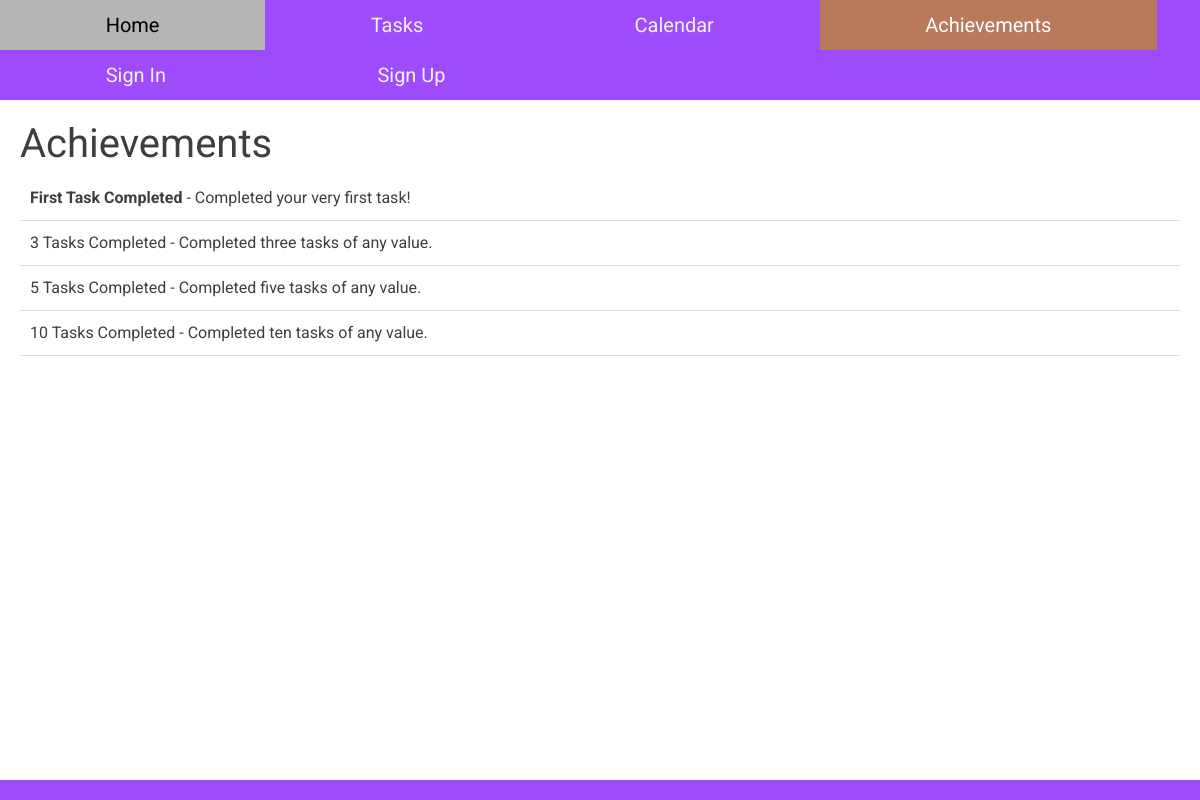
/achievements/ (signed in), run on an earlier commit of the app's database.
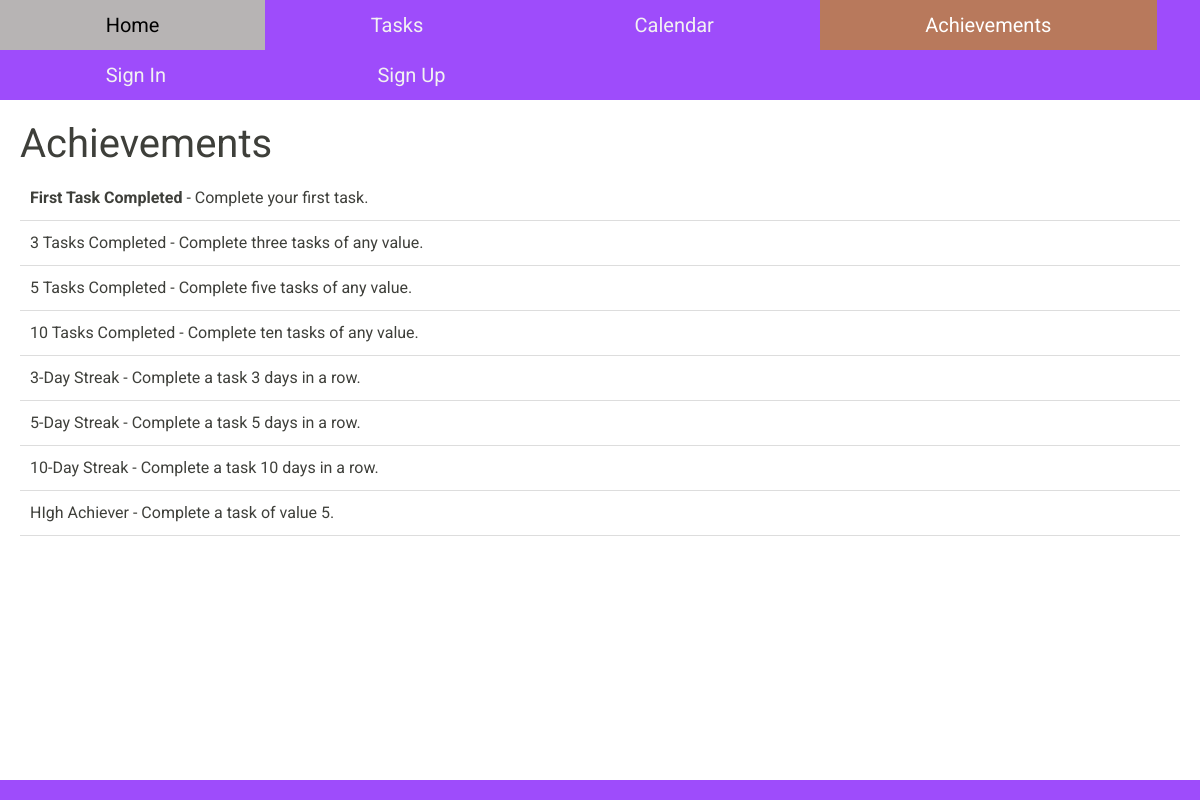
And on a later commit of the database.
### achievements/models.py (models this page shows, shortened)
class Achievement(models.Model):
    name = models.CharField(max_length=255)
    description = models.TextField(default="Completed a task.")
    earned = models.BooleanField(default=False)
    earned_on = models.DateTimeField(default=timezone.now)
    user = models.ManyToManyField(User, related_name='achievements', blank=True)

### achievements/views.py (the view)
# urls.py: path('', views.achievements, name='achievements'),
@login_required(login_url = "signin/")
def achievements(request):
    achievements = Achievement.objects.all()
    user_achievements = request.user.achievements.all()
    context = {
        'achievements': achievements,
        'user_achievements': user_achievements
    }
    return render(request, 'all_achievements.html', context)

### achievements/templates/all_achievements.html (shortened to what this page needs)
{%extends "base.html"%}
{% block content %}
<div class="achievements-wrapper">
<h1>Achievements</h1>
    <ul>
        {% for achievement in achievements %}
        <li>
            {% if achievement in user_achievements %}
                <strong>{{ achievement.name }}</strong> - {{ achievement.description }}
            {% else %}
                {{ achievement.name }} - {{ achievement.description }}
            {% endif %}
        </li>
    {% empty %}
        <li>No achievements available.</li>
    {% endfor %}
    </ul>
</div>
{%endblock%}

### main/templates/base.html (shortened to what this page needs)
<!DOCTYPE html>
<html>
<head>
  <link rel='stylesheet' type="text/css" href="https://bootswatch.com/5/sandstone/bootstrap.min.css">
</head>
<body>
    <div class="topnav">
        <a class="{% if request.path == '/' %}active{% endif %}" href="{% url 'home' %}">Home</a>
        <a class="{% if request.path == '/tasks/' %}active{% endif %}" href="{% url 'tasks:index' %}">Tasks</a>
        <a class="{% if request.path == '/calendar/' %}active{% endif %}" href="{% url 'calendar' %}">Calendar</a>
        <a class="{% if request.path == '/achievements/' %}active{% endif %}" href="{% url 'achievements' %}">Achievements</a>
        <a class="{% if request.path == '/currentuser/' %}active{% endif %}" href="{% url 'currentuser' %}">Sign In</a>
        <a class="{% if request.path == '/newuser/' %}active{% endif %}" href="{% url 'newuser' %}">Sign Up</a>
    </div>
{% block content %}
{% endblock %}
<div class="footer-bar">
</div>
</body>
</html>

### main/templates/base.html (style rules this page uses)
.topnav { background-color: rgb(158, 76, 251); overflow: hidden; }
.topnav a { float: left; color: #f2f2f2; text-align: center; padding: 10px 105.65px; text-decoration: none; font-size: 20px; }
.topnav a.active { background-color: rgb(184, 121, 92); color: white; }
.footer-bar { background-color: #9e4cfb; color: white; text-align: center; padding: 10px; position: fixed; bottom: 0; left: 0; width: 100%; z-index: 1000; }
body { padding-bottom: 50px; }

### achievements/templates/all_achievements.html (style rules this page uses)
.achievements-wrapper { max-width: 1650px; margin: 0 auto; padding: 20px; }
.achievements-wrapper ul { list-style-type: none; padding: 0; }
.achievements-wrapper li { padding: 10px; border-bottom: 1px solid #ddd; }

What changed in the data, as far as the page shows it:
changed Achievement "First Task Completed": description "Completed your very first task!" → "Complete your first task."
changed Achievement "3 Tasks Completed": description "Completed three tasks of any value." → "Complete three tasks of any value."
changed Achievement "5 Tasks Completed": description "Completed five tasks of any value." → "Complete five tasks of any value."
changed Achievement "10 Tasks Completed": description "Completed ten tasks of any value." → "Complete ten tasks of any value."
added Achievement: name "3-Day Streak", description "Complete a task 3 days in a row."
added Achievement: name "5-Day Streak", description "Complete a task 5 days in a row."
added Achievement: name "10-Day Streak", description "Complete a task 10 days in a row."
added Achievement: name "HIgh Achiever", description "Complete a task of value 5."
